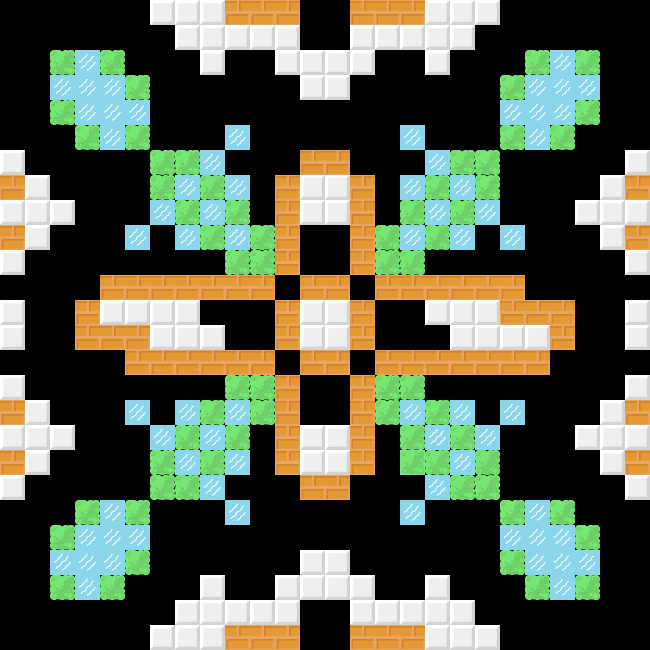

This is a level from a 2D game, rendered from its Tiled map with the project's own tilesets. A one-line summary and the map file follow, with tile-layer data summarised:
An orthogonal 26x26 tile map with 25x25 px tiles, 2 tile layers (Tile Layer 1, Tile Layer 2).

<map version="1.0" orientation="orthogonal" renderorder="right-down" width="26" height="26" tilewidth="25" tileheight="25" nextobjectid="1">
 <tileset firstgid="1" source="Battlecity.tsx" />
 <layer name="Tile Layer 1" width="26" height="26">
  <data>[676 cells, 256 non-empty, 3 distinct tile ids]</data>
 </layer>
 <layer name="Tile Layer 2" width="26" height="26">
  <data>[676 cells, 65 non-empty, 1 distinct tile ids]</data>
 </layer>
</map>